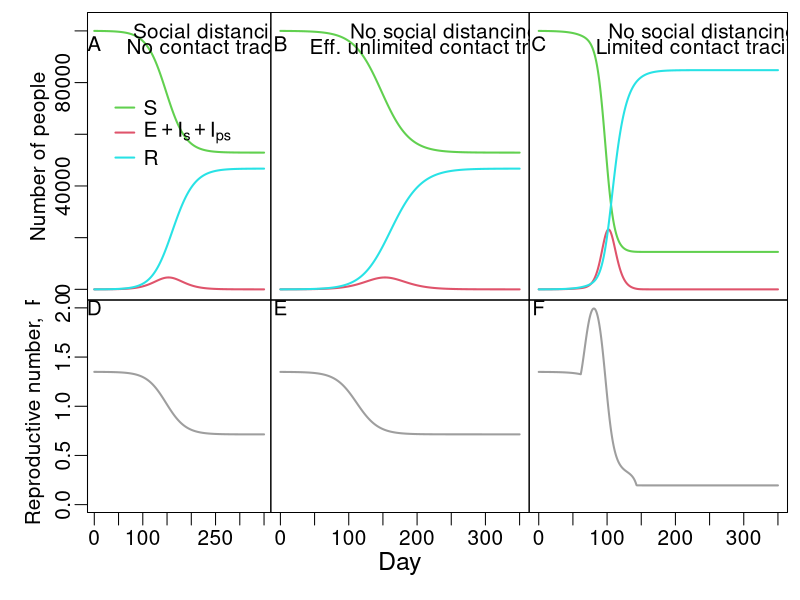

Here is the R script that generated this plot:
setwd("c:/marm/research/covid-19/modeling T-CT-I/")
require(deSolve);require(tidyverse)
R0a = function(parsR) { #function for R0 expression
  with(parsR,
       kappa*beta*(S/N)*(sigma_Is*q_Ips_Is/(alpha_Is+gamma_Is+tau_Is+eps_Is_Ips*ftraced+eps_Is_Is*ftraced)*(q_E_Ips/(q_Ips_Is+eps_Ips_Ips*ftraced+eps_Ips_Is*ftraced))
                         +(sigma_Ips*q_E_Ips/(q_Ips_Is+eps_Ips_Ips*ftraced+eps_Ips_Is*ftraced)))*(1/(q_E_Ips+eps_E_Ips*ftraced+eps_E_Is*ftraced))) }

SIRb=function(Time, State, Pars) {
  with(as.list(c(State, Pars)), {    
    capcontratio=(NCT*NCCTD)/(Is*tau_Is*Ncont_p_inf);capcontratio[capcontratio>1]=1
    ftraced=ifelse(CTR,capcontratio,0)
    
    N=S+E+Ips+Is+R+Q
    dS=-kappa*beta*S*(sigma_Ips*Ips+sigma_Is*Is)/N
    dE=kappa*beta*S*(sigma_Ips*Ips+sigma_Is*Is)/N-q_E_Ips*E-eps_E_Ips*ftraced*E-eps_E_Is*ftraced*E
    dIps=q_E_Ips*E-q_Ips_Is*Ips-eps_Ips_Ips*ftraced*Ips-eps_Ips_Is*ftraced*Ips
    dIs=q_Ips_Is*Ips-gamma_Is*Is-tau_Is*Is-eps_Is_Ips*ftraced*Is-eps_Is_Is*ftraced*Is-alpha_Is*Is
    dQ=(eps_E_Ips*ftraced+eps_E_Is*ftraced)*E+(eps_Ips_Ips*ftraced+eps_Ips_Is*ftraced)*Ips+
      (eps_Is_Ips*ftraced+eps_Is_Is*ftraced+tau_Is)*Is-q_Q_R*Q-alpha_Q*Q
    dR=gamma_Is*Is+q_Q_R*Q
    
    return(list(c(dS,dE,dIps,dIs,dQ,dR)))
  })
}

#params
#Infectiousness vs day from He et al gamma distribution parameterized w/ mean, variance
shape=function(mu,sig) mu^2/sig^2;scale = function(mu,sig) sig^2/mu;mn=3.1;sig2=2.15
presympInf=pgamma(2.3,shape=shape(mn,sig2),scale=scale(mn,sig2))/2.3 #relative daily infectiousness pre-symptomatic
postsympInf=(pgamma(7.3,shape=shape(mn,sig2),scale=scale(mn,sig2))-pgamma(2.3,shape=shape(mn,sig2),scale=scale(mn,sig2)))/5 #relative daily infectiousness mildly-symptomatic
ssInf=(pgamma(13.3,shape=shape(mn,sig2),scale=scale(mn,sig2))-pgamma(7.3,shape=shape(mn,sig2),scale=scale(mn,sig2)))/6 #relative daily infectiousness severely-symptomatic

pars3 = data.frame(N=100001,
                   beta = 0.35,
                   kappa=1,
                   sigma_Ips=presympInf/postsympInf,
                   sigma_Is=1,
                   gamma_Is=1/5,
                   q_E_Ips=1/3.2,
                   q_Ips_Is=1/2.3,
                   q_Q_R=1/14,
                   tau_Is=1/5,
                   tracetime=0.5,
                   CTR=T,
                   Ncont_p_inf= 10, # contacts per infection
                   NCCTD=12, # # of contacts a contact tracer can contact per day to isolate; 1.5/hr
                   NCT=15 # # of contact tracers for population
)

pars3 = pars3 %>% mutate (
  alpha_Is=gamma_Is*(0.0066/0.8)/(1-(0.0066/0.8)),
  alpha_Q=q_Q_R*(0.0066/0.8)/(1-(0.0066/0.8)),
  f_test=tau_Is/(tau_Is+gamma_Is),
  f_Ips=(sigma_Ips/q_Ips_Is)/
    (sigma_Ips/q_Ips_Is+sigma_Is/(gamma_Is+tau_Is)),
  f_Is=(sigma_Is/(gamma_Is+tau_Is))/
    (sigma_Ips/q_Ips_Is+sigma_Is/(gamma_Is+tau_Is)),
  ttt_Ips=1/tau_Is+1/q_Ips_Is+tracetime, #time to trace infect caused by Ips
  ttt_Is=1/tau_Is+tracetime, #time to trace infect caused by Ips
  f_E_Ips=exp(-q_E_Ips*ttt_Ips), #fraction of traced infections caused while Ips still in Ea
  f_E_Is=exp(-q_E_Ips*ttt_Is), #fraction of traced infections caused while Is still in Ea
  f_Ips_Ips=(1-f_E_Ips)*exp(-(1/(1/q_E_Ips+1/q_Ips_Is)*ttt_Ips)),
  f_Ips_Is=(1-f_E_Is)*exp(-(1/(1/q_E_Ips+1/q_Ips_Is)*ttt_Is)),
  f_Is_Ips=(1-f_E_Ips-f_Ips_Ips)*
    exp(-(1/(1/q_E_Ips+1/q_Ips_Is+1/gamma_Is)*ttt_Ips)),
  f_Is_Is=(1-f_E_Is-f_Ips_Is)*
    exp(-(1/(1/q_E_Ips+1/q_Ips_Is+1/gamma_Is)*ttt_Is)),
  eps_E_Ips=f_test*f_Ips*f_E_Ips, #traced infections while Ips to be removed
  eps_E_Is=f_test*f_Is*f_E_Is, #traced infections while Is to be removed
  eps_Ips_Ips=f_test*f_Ips*f_Ips_Ips, #traced infections while Ips to be removed
  eps_Ips_Is=f_test*f_Is*f_Ips_Is,#traced infections while Ips to be removed
  eps_Is_Ips=f_test*f_Ips*f_Is_Ips,#traced infections while Ips to be removed
  eps_Is_Is=f_test*f_Is*f_Is_Is)#traced infections while Ips to be removed

times=seq(0, 350, by = .5);yini=c(S=100000,E=0,Ips=5,Is=5,Q=0,R=0)
options(scipen=5);titlocH=240;titlocV1=99200;titlocV2=93200

#Social distancing panels A,B
parsSD= pars3 %>% mutate (kappa=0.5799608, CTR=F)
#parsSD= pars3 %>% mutate (kappa=1,tau_Is=0, CTR=F) #run to get R0 w/ no testing or tracing 3.2

tiff("Fig 3.tif",width=14,height=8,units="in",res=300,compression = "lzw")
#pdf("Fig 3.pdf",width=14,height=8)
dynSD=as.data.frame(ode(yini, times, SIRb, parsSD));dynSD$I=dynSD$Ips+dynSD$Is+dynSD$E
cl1=c(3,2,5);ctp=c("S","I","R") #cl1=c(3,1,2,7,4,5);
par(mfcol=c(2,3),mar=c(0, 3, 0, 0),mgp=c(1.5,.5,0),oma = c(.5, .5, 0.5, 0.5),cex=1.25)
matplot(x=dynSD[,1],y=dynSD[,ctp],type="l",xaxt="n",lty=1,lwd=2,ylim=c(0,103000),
        xlab="Day",ylab="Number of people",col=cl1)
#legend(20,.8e5,c("S","E",expression(I[ps]),expression(I[s]),"Q","R"),col=cl1,lty=1,bty="n",seg.len=1,lwd=2,x.intersp=.5)
legend(5,.8e5,c("S",expression(E+I[s]+I[ps]),"R"),col=cl1,lty=1,bty="n",seg.len=1,lwd=2,x.intersp=.5)
text(0,95000,"A")
text(titlocH+5,titlocV1,"Social distancing")
text(titlocH+5,titlocV2,"No contact tracing")

parsSD2=data.frame(dynSD, parsSD)
parsSD2$ftraced=0
R0sd=R0a(parsSD2);
par(mar=c(3, 3, 0, 0) )#b,l,t,r
plot(R0sd~dynSD[,1],xlab="",ylab=expression("Reproductive number, "~R[t]),type="l",ylim=c(0,2.0),col=8,lwd=2) #Rt over time
text(0,2.0,"D")

parsUCT= pars3 %>% mutate (kappa=1,CTR=T,NCT=1500)
dynUCT=as.data.frame(ode(yini, times, SIRb, parsUCT));dynUCT$I=dynUCT$Ips+dynUCT$Is+dynUCT$E
par(mar=c(0, 0, 0, 0),mgp=c(1.5,.5,0),cex=1.25)
matplot(x=dynUCT[,1],y=dynSD[,ctp],col=cl1,type="l",xaxt="n",yaxt="n",lty=1,lwd=2,ylim=c(0,103000),
        xlab="Day",ylab="Number of people")
parsUCT=data.frame(dynUCT, parsUCT)
parsUCT$capcontratio=(parsUCT$NCT*parsUCT$NCCTD)/(parsUCT$Is*parsUCT$tau_Is*parsUCT$Ncont_p_inf)
parsUCT$ftraced=parsUCT$capcontratio;parsUCT$ftraced[parsUCT$ftraced>1]=1
R0uct=R0a(parsUCT)
text(0,95000,"B")
text(titlocH,titlocV1,"No social distancing")
text(titlocH,titlocV2,"Eff. unlimited contact tracing")
par(mar=c(3, 0, 0, 0) )#b,l,t,r
plot(R0uct~dynUCT[,1],xlab="Day",cex.lab=1.2,type="l",yaxt="n",ylim=c(0,2.0),col=8,lwd=2) #Rt over time
text(0,2.0,"E")

parsLCT=pars3 %>% mutate(kappa=1,NCT=15) 
dynLCT=as.data.frame(ode(yini, times, SIRb, parsLCT));dynLCT$I=dynLCT$Ips+dynLCT$Is+dynLCT$E
par(mar=c(0, 0, 0, 0),mgp=c(1.5,.5,0),cex=1.25)
matplot(x=dynLCT[,1],y=dynLCT[,ctp],col=cl1,type="l",xaxt="n",yaxt="n",lty=1,lwd=2,ylim=c(0,103000),
        xlab="Day",ylab="Number of people")
text(0,95000,"C")
text(titlocH,titlocV1,"No social distancing")
text(titlocH,titlocV2,"Limited contact tracing")

parsLCT2=data.frame(dynLCT, parsLCT)
parsLCT2$capcontratio=(parsLCT2$NCT*parsLCT2$NCCTD)/(parsLCT2$Is*parsLCT2$tau_Is*parsLCT2$Ncont_p_inf)
parsLCT2$ftraced=replace(parsLCT2$capcontratio, parsLCT2$capcontratio>1,1)
R0lct=R0a(parsLCT2)
par(mar=c(3, 0, 0, 0) )#b,l,t,r
plot(R0lct~dynLCT[,1],xlab="",type="l",yaxt="n",ylim=c(0,2.0),col=8,lwd=2) #Rt over time
text(0,2.0,"F")
dev.off()
#----------------------
R0uct[1]/R0sd[1] #ratio of starting Rt values
R0lct[1]/R0sd[1] #ratio of starting Rt values
